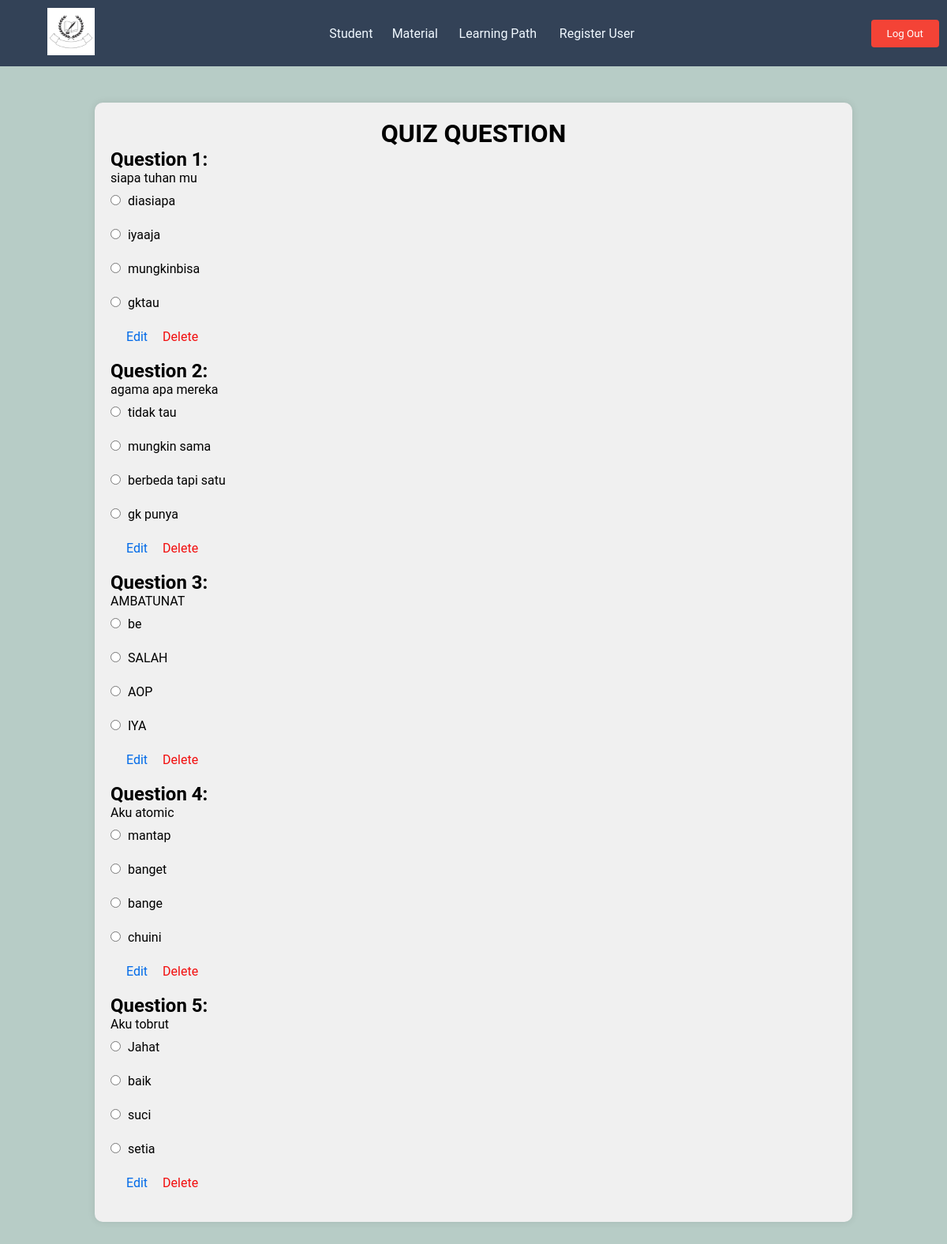
/teacherpage/list_question.php?id=1 (signed in), run on the app's committed database.
### tables this page shows
CREATE TABLE `quiz` (
  `id_course` int(11) NOT NULL,
  `no` int(11) NOT NULL,
  `id_chapter` int(11) NOT NULL,
  `quiz_question` varchar(255) NOT NULL,
  `ans_a` varchar(255) NOT NULL,
  `ans_b` varchar(255) NOT NULL,
  `ans_c` varchar(255) NOT NULL,
  `ans_d` varchar(255) NOT NULL,
  `correct_ans` varchar(255) NOT NULL
);

### teacherpage/list_question.php (the view, shortened to what this page needs)
<!DOCTYPE html>
<html lang="en">
<head>
    <link rel="stylesheet" href="../css/quiz_new.css">
</head>
<body>
    <div class="center-box">
        <div class="quiz-container">
            <h1>QUIZ QUESTION</h1>
            <?php
            require_once '../misc/teachercomp.php';
            $id = $_GET['id'];
            $quiz_query = "SELECT * FROM quiz WHERE id_course = '$id'";
            $quiz_result = mysqli_query($con, $quiz_query);
            $question_num = 1;
                while ($quiz_data = mysqli_fetch_assoc($quiz_result)) {
                    echo '<div class="question-container">';
                    echo '<h2>Question ' . $question_num . ':</h2>';
                    echo '<div class="question">';
                    echo '<p>' . $quiz_data['quiz_question'] . '</p>';
                    echo '</div>';
                    echo '<div class="options">';
                    $options = ['a', 'b', 'c', 'd'];
                    foreach ($options as $option) {
                        echo '<label><input type="radio" name="answer_' . $question_num . '" value="' . $quiz_data['ans_' . $option] . '" required> ' . $quiz_data['ans_' . $option] . '</label><br>';
                    }
                    echo '<a href="edit_question.php?id=' . $id . '&course_id=' . $id . '&quiz_no=' . $quiz_data['no'] . '" class="edit_QUESTION"> Edit</a>';
                    echo '<a href="delete_question.php?id=' . $id . '&course_id=' . $id . '&quiz_no=' . $quiz_data['no'] . '" class="delete_QUESTION"> Delete</a>';
                    echo '</div>';
                    echo '</div>';
                    $question_num++;
                }
            ?>
</body>
</html>

### css/quiz_new.css (style rules this page uses)
* { font-family: 'Roboto', sans-serif; }
html { background-color: #b7ccc6; }
h1 { text-align: center; }
.center-box { display: flex; justify-content: center; align-items: center; min-height: 90vh; margin-top: 10px; margin-bottom: 50px; }
.quiz-container { width: 80%; background-color: #f0f0f0; padding: 20px; border-radius: 10px; box-shadow: 0 0 10px rgba(0, 0, 0, 0.1); margin-top: 120px; margin-bottom: 30px; }
.question-container { margin-bottom: 20px; }
.question { margin-bottom: 10px; }
.options label { display: block; margin-bottom: 5px; }
.options input[type="radio"] { margin-right: 5px; }
.edit_QUESTION { color: #006ae8; text-decoration: none; margin-left: 20px; }
.delete_QUESTION { color: #f20e0e; text-decoration: none; margin-left: 15px; }

### css/header_ADMIN_new.css (style rules this page uses)
* { margin: 0; padding: 0; box-sizing: border-box; font-family: 'Roboto', sans-serif; }

### data on the page
quiz: quiz_question "siapa tuhan mu", ans_a "diasiapa", ans_b "iyaaja", ans_c "mungkinbisa", ans_d "gktau"
quiz: quiz_question "agama apa mereka", ans_a "tidak tau", ans_b "mungkin sama", ans_c "berbeda tapi satu", ans_d "gk punya"
quiz: quiz_question "AMBATUNAT", ans_a "be", ans_b "SALAH", ans_c "AOP", ans_d "IYA"
quiz: quiz_question "Aku atomic", ans_a "mantap", ans_b "banget", ans_c "bange", ans_d "chuini"
quiz: quiz_question "Aku tobrut", ans_a "Jahat", ans_b "baik", ans_c "suci", ans_d "setia"
